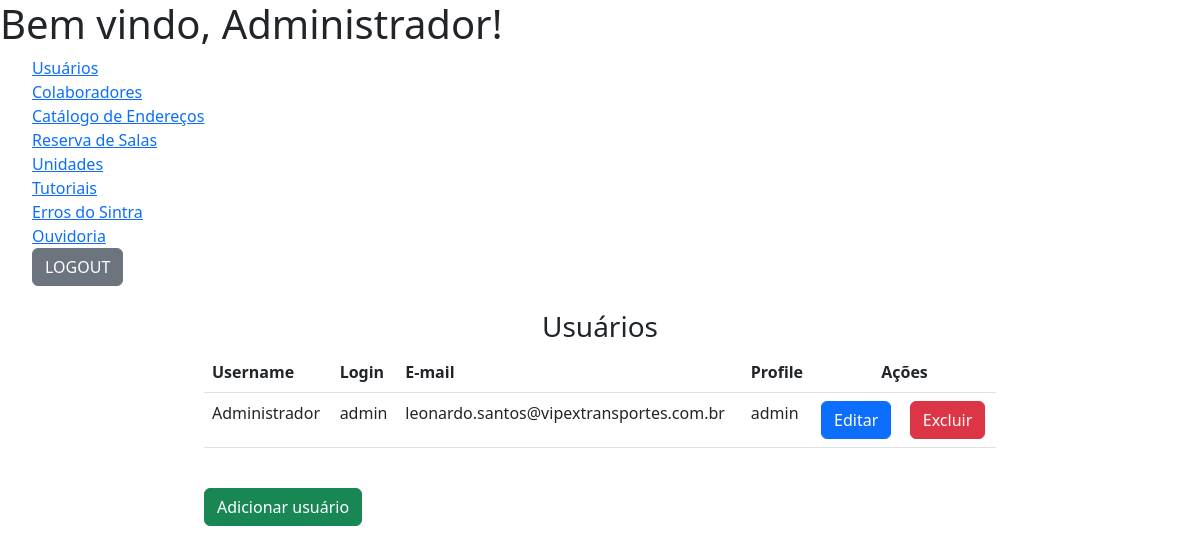
Page /admin/pages/users-list.php (signed in) on the committed database.
### tables this page shows
CREATE TABLE `usuarios` (
  `id` int(11) NOT NULL,
  `username` varchar(255) NOT NULL,
  `login` varchar(255) NOT NULL,
  `email` varchar(255) NOT NULL,
  `password` varchar(32) NOT NULL,
  `profile` varchar(255) DEFAULT 'user'
);

### admin/pages/users-list.php (the view, shortened to what this page needs)
<?php
    include_once '../php_action/db_connect.php';
    include_once '../includes/header.php';
?>
<div class="row no-gutters mt-4">
        <div class="col-12 col-md-8 offset-md-2">
            <h3 class="text-center">Usuários</h3>
            <table class="table">
                <thead class="thead-dark">
                    <tr>
                        <th>Username</th>
                        <th>Login</th>
                        <th>E-mail</th>
                        <th>Profile</th>
                        <th class="text-center" colspan="2">Ações</th>
                    </tr>
                </thead>
                <tbody>
                    <?php
                        $sql = "SELECT * FROM usuarios";
                        $resultado = mysqli_query($connect, $sql);
                        if(mysqli_num_rows($resultado) > 0):
                        while($dados = mysqli_fetch_array($resultado)):
                    ?>
                    <tr>
                        <td><?php echo $dados['username']; ?></td>
                        <td><?php echo $dados['login']; ?></td>
                        <td><?php echo $dados['email']; ?></td>
                        <td><?php echo $dados['profile']; ?></td>
                        <td><a href="users-edit.php?id=<?php echo $dados['id']; ?>" class="btn btn-primary">Editar</a></td>
                        <td><a data-bs-toggle="modal" data-bs-target="#deleteModal<?php echo $dados['id']; ?>" class="btn btn-danger">Excluir</a></td>
                    </tr>
                    <?php
                        endwhile;
                    else : ?>
                        <tr>
                            <td colspan="8" class="text-center">Não existem dados para serem exibidos!</td>
                        </tr>
                    <?php
                        endif;
                    ?>
                </tbody>
            </table>
            <br>
            <a href="users-add.php" class="btn btn-success">Adicionar usuário</a>
        </div>
    </div>
<?php
    include_once '../includes/footer.php';
?>

### admin/assets/css/style.css (style rules this page uses)
* { margin: 0; padding: 0; list-style: none; }

### rows in the picture
usuarios: username "Administrador", login "admin", email "leonardo.santos@vipextransportes.com.br", profile "admin"
